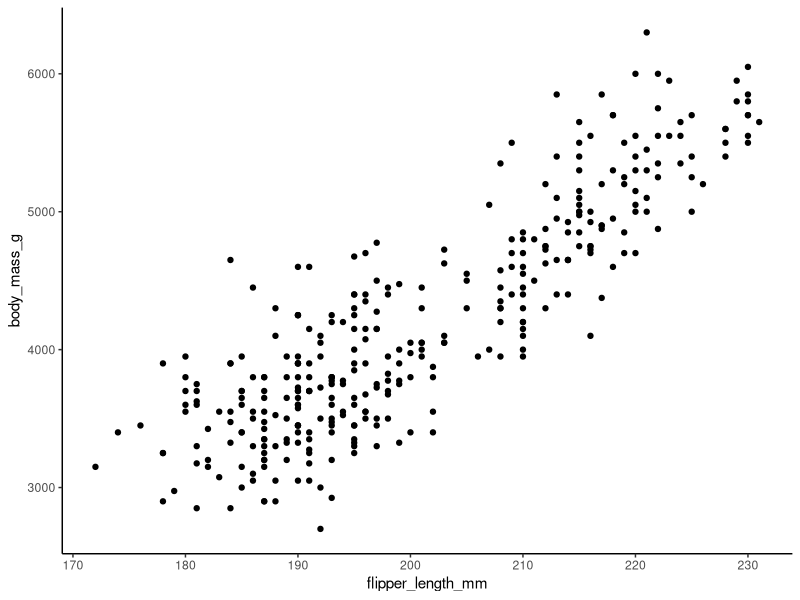
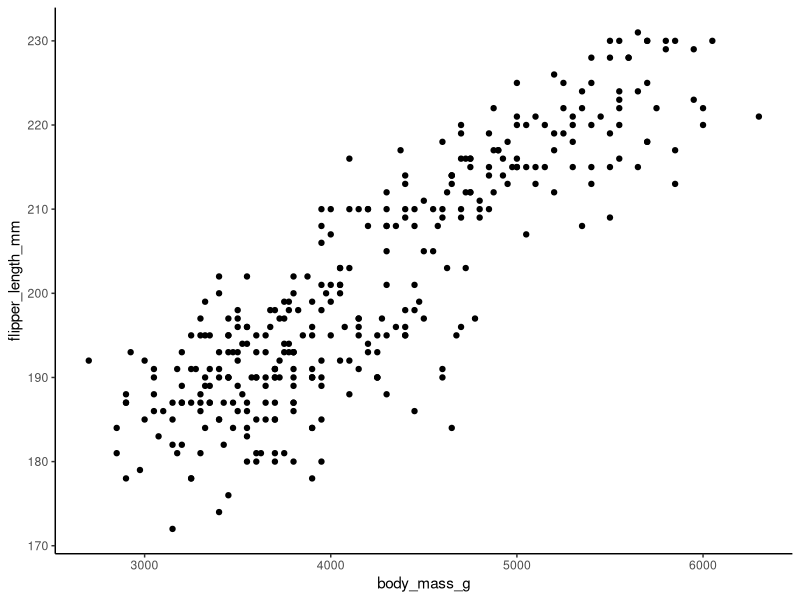

Here is the R script that generated these plots, in order:
## ---- chunk 1
#must manually knit blog posts to render the html 
knitr::opts_chunk$set(echo = FALSE)
library(tidyverse)
library(palmerpenguins)
## ---- chunk 2
ggplot(data = penguins, aes(x = flipper_length_mm, y = body_mass_g))+
  geom_point()+
  theme_classic()
## ---- chunk 3
ggplot(data = penguins, aes(x = body_mass_g, y = flipper_length_mm))+
  geom_point()+
  theme_classic()
